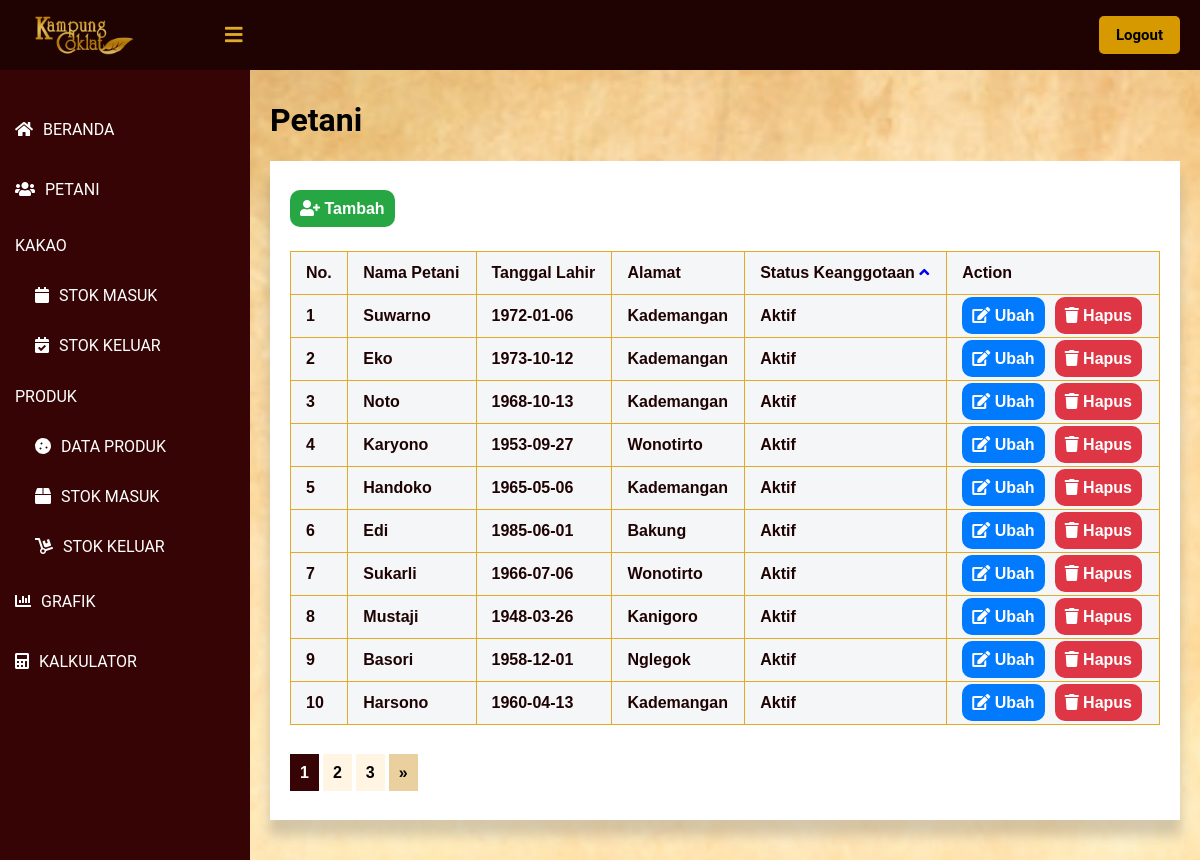
Page /public/lihat_petani/1 (signed in) on the committed database.
### tables this page shows
CREATE TABLE `petani` (
  `id_petani` int(11) NOT NULL,
  `nama_petani` varchar(60) NOT NULL,
  `tanggal_lahir` date NOT NULL,
  `alamat_kec` int(11) NOT NULL,
  `status_anggota` int(11) NOT NULL
);

CREATE TABLE `kategori` (
  `id` int(11) NOT NULL,
  `nama_kategori` varchar(60) NOT NULL,
  `grup` varchar(60) NOT NULL
);

### app/core/Controller.php (called while the page is built, shortened)
<?php
class Controller {
    public function view($view, $data = [])
    {
        require_once   '../app/views/'.$view.'.php';
    }
}
?>

### app/controllers/Lihat_petani.php (called while the page is built, shortened)
<?php
class Lihat_petani extends Controller {
    public function index($page, $column = null, $orderBy = null)
    {
        $id_user = $_SESSION['id'];
        $user = $this->model('User_model')->getUserById($id_user);
        $data['petani'] = $this->model('Petani_model')->getList($page, $column, $orderBy);
        $data['nama'] = $user['nama'];
        $this->view('lihat_petani/index', $data);
    }
}
?>

### app/core/App.php (called while the page is built, shortened)
<?php
class App {
    protected $method = 'index';
    protected $params = [];
    public function __construct()
    {
        $url = $this->parseURL();
        if ( file_exists('../app/controllers/' . $url[0] . '.php') ) {
            unset($url[0]);
        }
        $this->controller = new $this->controller;
        if ( !empty($url) ) {
            $this->params = array_values($url);
        }
        call_user_func_array([$this->controller, $this->method], $this->params);
    }
    public function parseURL()
    {
        if ( isset($_GET['url']) ) {
            $url = rtrim($_GET['url'], '/');
            $url = filter_var($url, FILTER_SANITIZE_URL);
            $url = explode("/", $url);
            return $url;
        }
    }
}

### public/index.php (called while the page is built, shortened)
<?php
$app = new App;

### app/core/Database.php (called while the page is built, shortened)
<?php
class Database {
    private $host = DB_HOST;
    private $db_name = DB_NAME;
    private $dbh;
    private $stmt;
    public function __construct()
    {
        $dsn = 'mysql:host=' . $this->host . ';dbname=' . $this->db_name;
        try {
            $this->dbh = new PDO($dsn, 'root', '');
        } catch(PDOException $e) {
            die($e->getMessage());
        }
    }
    public function query($query)
    {
        $this->stmt = $this->dbh->prepare($query);
    }
    public function bind($param, $value, $type=null)
    {
        if ( is_null($type) ) {
            switch( true ) {
                default :
                    $type = PDO::PARAM_STR;
            }
        }
        $this->stmt->bindValue($param, $value, $type);
    }
    public function execute()
    {
        $this->stmt->execute();
    }
    public function resultSet()
    {
        $this->execute();
        return $this->stmt->fetchAll(PDO::FETCH_ASSOC);
    }
}

### app/models/Petani_model.php (called while the page is built, shortened)
<?php
class Petani_model {
    private $table = 'petani';
    private $db;
    public function __construct()
    {
        $this->db = new Database;
    }
    public function getList($page = null, $column = null, $orderBy = null)
    {
        $data = [];
        $jumlahDataSetiapPage = 10;
        $query = "SELECT petani.*, alamat.nama_kategori AS alamat, status_anggota.nama_kategori AS status_anggota FROM `" . $this->table . "`  JOIN kategori AS alamat ON alamat.id = petani.alamat_kec JOIN kategori AS status_anggota ON status_anggota.id = petani.status_anggota";
        $this -> db -> query($query);
        $daftarData = $this -> db -> resultSet();
        $jumlahData = count($daftarData);
        $jumlahPage = ceil($jumlahData / $jumlahDataSetiapPage);
        $halamanSaatIni = ( isset($page) ) ? $page : 1;
        $dataPertama = ($jumlahDataSetiapPage * $halamanSaatIni) - $jumlahDataSetiapPage;
        if ($page != null) {
            $query = "SELECT petani.*, alamat.nama_kategori AS alamat, status_anggota.nama_kategori AS status_anggota FROM `" . $this->table . "`  JOIN kategori AS alamat ON alamat.id = petani.alamat_kec JOIN kategori AS status_anggota ON status_anggota.id = petani.status_anggota";
            $query .= " LIMIT $dataPertama, $jumlahDataSetiapPage";
            $this -> db -> query($query);
            $daftarData = $this -> db -> resultSet();
        }
        $data['list_data'] = $daftarData;
        $data['halaman_saat_ini'] = $halamanSaatIni;
        $data['jumlah_halaman'] = $jumlahPage;
        return $data;
    }
}

### app/views/lihat_petani/index.php (the view, shortened to what this page needs)
<!DOCTYPE html>
<html lang=”en”>
<head>
	<link href="<?= BASEURL ?>/css/melihat_petani.css" rel="stylesheet" type="text/css">
    <link rel="stylesheet" href="https://cdnjs.cloudflare.com/ajax/libs/font-awesome/5.12.1/css/all.min.css">
</head>
<body>
    <header>
        <label for="check">
            <i class="fas fa-bars" id="sidebar_btn"></i>
        </label>
        <div class="left_area">
            <img src="http://localhost/KampungCoklat/public/img/Logo-Daun.png">
        </div>
        <div class="right_area">
            <a href="<?= BASEURL ?>/logout" style="color: #000; margin-left: 10px;" class="logout_btn">Logout</a>
        </div>
    </header>
    <div class="sidebar">
        <a class="menu" href="<?= BASEURL ?>/beranda"><i class="fas fa-home"></i><span>BERANDA</span></a>
        <a class="menu" href="<?= BASEURL ?>/lihat_petani/1"><i class="fas fa-users"></i><span>PETANI</span></a>
        <p class="menu2">KAKAO</p>
        <a class="sub_menu" href="<?= BASEURL ?>/lihat_stok/1"><i class="fas fa-calendar"></i><span>STOK MASUK</span></a>
        <a class="sub_menu" href="<?= BASEURL ?>/lihat_SKK/1"><i class="fas fa-calendar-check"></i><span>STOK KELUAR</span></a>
        <p class="menu2">PRODUK</p>
        <a class="sub_menu" href="<?= BASEURL ?>/lihat_produk/1"><i class="fas fa-cookie"></i><span>DATA PRODUK</span></a>
        <a class="sub_menu" href="<?= BASEURL ?>/lihat_SMP/1"><i class="fas fa-box"></i><span>STOK MASUK</span></a>
        <a class="sub_menu" href="<?= BASEURL ?>/lihat_SKP/1"><i class="fas fa-dolly"></i><span>STOK KELUAR</span></a>
        <a class="menu" href="#"><i class="fas fa-chart-bar"></i><span>GRAFIK</span></a>
        <a class="menu" href="#"><i class="fas fa-calculator"></i><span>KALKULATOR</span></a>
    </div>
    <div class="content">
        <div class="card">
            <h1>Petani</h1>
        </div>
        <div class="card_table">
            <div>
                <div class="card_table1">
                    <br><br>
                    <a href="<?= BASEURL ?>/tambah_petani" class="tambah"><i class="fas fa-user-plus"></i><span> Tambah</span></a>
                </div>
                <?php
                $explodeUrl = explode('/', $_GET['url']);
                $urlContinue = !is_numeric(end($explodeUrl)) ? '/' . implode('/', array_slice($explodeUrl, -2, 2, true)) : '';
                $isDesc = !is_numeric(end($explodeUrl)) && end($explodeUrl) == 'desc' ? 1 : 0;
                ?>
                </div>
                <div class="card_table2">
                    <table class="tabelMahasiswa" width="60%">
                        <tr>
                            <th>No.</th>
                            <th>Nama Petani</th>
                            <th>Tanggal Lahir</th>
                            <th>Alamat</th>
                            <th>Status Keanggotaan <a href="<?= BASEURL ?>/lihat_petani/<?= $data['petani']['halaman_saat_ini']; ?>/status/<?= $isDesc ? 'asc' : 'desc' ?>"><i class="fas fa-angle-<?= $isDesc ? 'down' : 'up' ?>"></i></a></th>
                            <th>Action</th>
                        </tr>
                        <?php foreach ($data['petani']['list_data'] as $key => $value) { ?>
                        <tr>
                            <th><?= ($key + 1) ?></th>
                            <th><?= $value['nama_petani'] ?></th>
                            <th><?= $value['tanggal_lahir'] ?></th>
                            <th><?= $value['alamat'] ?></th>
                            <th><?= $value['status_anggota'] ?></th>
                            <th><a class = 'edit' href = '<?= BASEURL;?>/ubah_petani/<?= $value['id_petani']?>'><i class="fas fa-edit"></i> Ubah</a><a href="<?= BASEURL;?>/hapus_petani/hapus/<?= $value['id_petani']?>" class="hapus"><i class="fas fa-trash"></i> Hapus</a></th>
                        </tr>
                        <?php } ?>
                    </table>
                    <br>
                    <br>
                    <?php for($p = 1; $p <= $data['petani']['jumlah_halaman']; $p++): ?>
                        <?php if($p == $data['petani']['halaman_saat_ini']): ?>
                            <a href= "<?= BASEURL ?>/lihat_petani/<?= $p . $urlContinue; ?>" class = 'page_aktif'><?= $p; ?></a>
                        <?php else: ?>
                            <a href= "<?= BASEURL ?>/lihat_petani/<?= $p . $urlContinue; ?>"  class = 'page'><?= $p; ?></a>
                        <?php endif; ?>
                    <?php endfor; ?>
                    <?php if($data['petani']['halaman_saat_ini'] < $data['petani']['jumlah_halaman']): ?>
                        <a href = "<?= BASEURL ?>/lihat_petani/<?= ($data['petani']['halaman_saat_ini'] + 1) . $urlContinue; ?>"  class = 'pageLebih'>&raquo;</a>
                    <?php endif; ?>
                    <br>
                    <br>
                    <br>
                </div>
            </div>
        </div>
</body>
</html>

### public/css/melihat_petani.css (style rules this page uses)
body { margin: 0; padding: 0; font-family: "Roboto", sans-serif; }
header { z-index: 1; position: fixed; background: #1f0303; padding: 20px; width: calc(100% - 0%); top: 0; height: 30px; }
.left_area img { width: 120px; margin-top: -15px; }
.logout_btn { padding-left: 17px; padding-right: 17px; padding-bottom: 10px; padding-top: 10px; background: #d69a00; text-decoration: none; float: right; margin-top: -60px; margin-right: 40px; border-radius: 5px; font-size: 15px; font-weight: 600; color: #360405; transition: 0.5s; transition-property: background; }
.sidebar { z-index: 1; top: 0; background: #360405; margin-top: 70px; padding-top: 30px; position: fixed; left: 0; width: 250px; height: calc(100% - 9%); transition: 0.5s; transition-property: left; overflow-y: auto; }
.menu { color: #fff; display: block; width: 100%; line-height: 60px; text-decoration: none; padding-left: 15px; box-sizing: border-box; transition: 0.5s; transition-property: background; }
.menu2 { color: #fff; display: block; width: 100%; text-decoration: none; padding-left: 15px; box-sizing: border-box; transition: 0.5s; transition-property: background; }
.sub_menu { color: #fff; display: block; width: 100%; line-height: 50px; text-decoration: none; padding-left: 35px; box-sizing: border-box; transition: 0.5s; transition-property: background; }
.sidebar i { padding-right: 10px; }
label #sidebar_btn { z-index: 1; color: #e0ac26; position: fixed; cursor: pointer; left: 225px; font-size: 20px; margin: 5px 0; transition: 0.5s; transition-property: color; }
.content { background: url('http://localhost/KampungCoklat/public/img/bg.jpg'); background-position: center; height: auto; transition: 0.5s; width: (100% - 250px); margin-top: 60px; padding: 20px; margin-left: 250px; }
.content .card_table { box-shadow: 0 19px 38px rgba(255, 255, 255, 0.3), 0 15px 12px rgba(0,0,0,0.22); background-color: #fff; }
.tabelMahasiswa { margin-top: 10px; font-family: Arial; border-collapse: collapse; width: 100%; }
.content .card_table1 { margin: 20px; height: 50px; }
.content .card_table2 { margin-top: 40px; margin-left: 20px; margin-bottom: 20px; margin-right: 20px; }
.tambah { cursor: crosshair; text-decoration: none; background-color: #27a644; padding: 10px 10px; text-align: center; border-radius: 10px; font-family: Arial; font-weight: bold; color: white; }
.edit { text-decoration: none; background-color: #017afe; padding: 10px 10px; text-align: center; border-radius: 10px; font-family: Arial; font-weight: bold; color: white; }
.pageLebih { text-decoration: none; background-color: #e9d09e; padding: 10px 10px; text-align: center; font-family: Arial; font-weight: bold; color: black; }
.page { text-decoration: none; background-color: #fff5e2; padding: 10px 10px; text-align: center; font-family: Arial; font-weight: bold; color: black; }
.page_aktif { text-decoration: none; background-color: #360405; padding: 10px 10px; text-align: center; font-family: Arial; font-weight: bold; color: white; font-weight: bold; }
.hapus { text-decoration: none; background-color: #de3645; padding: 10px 10px; margin-left: 10px; text-align: center; border-radius: 10px; font-family: Arial; font-weight: bold; color: white; }
td, th { border: 1px solid #e0ac26; padding: 15px; }
tr:nth-child(even) { background-color: #747677; }
th { padding-top: 12px; padding-bottom: 12px; text-align: left; background-color: #f4f6f8; color: #1f0303; }

### rows in the picture
petani: nama_petani "Suwarno", tanggal_lahir "1972-01-06", kategori.nama_kategori "Kademangan", kategori.nama_kategori "Aktif"
petani: nama_petani "Eko", tanggal_lahir "1973-10-12", kategori.nama_kategori "Kademangan", kategori.nama_kategori "Aktif"
petani: nama_petani "Noto", tanggal_lahir "1968-10-13", kategori.nama_kategori "Kademangan", kategori.nama_kategori "Aktif"
petani: nama_petani "Karyono", tanggal_lahir "1953-09-27", kategori.nama_kategori "Wonotirto", kategori.nama_kategori "Aktif"
petani: nama_petani "Handoko", tanggal_lahir "1965-05-06", kategori.nama_kategori "Kademangan", kategori.nama_kategori "Aktif"
petani: nama_petani "Edi", tanggal_lahir "1985-06-01", kategori.nama_kategori "Bakung", kategori.nama_kategori "Aktif"
petani: nama_petani "Sukarli", tanggal_lahir "1966-07-06", kategori.nama_kategori "Wonotirto", kategori.nama_kategori "Aktif"
petani: nama_petani "Mustaji", tanggal_lahir "1948-03-26", kategori.nama_kategori "Kanigoro", kategori.nama_kategori "Aktif"
petani: nama_petani "Basori", tanggal_lahir "1958-12-01", kategori.nama_kategori "Nglegok", kategori.nama_kategori "Aktif"
petani: nama_petani "Harsono", tanggal_lahir "1960-04-13", kategori.nama_kategori "Kademangan", kategori.nama_kategori "Aktif"
